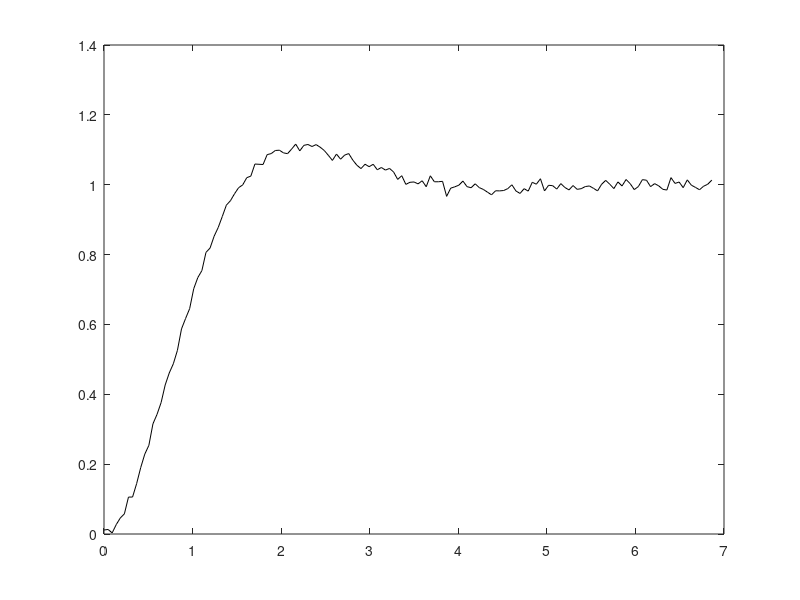

Recreate this plot in MATLAB. (Note: this script raises an error after producing the figure.)
%% Smith Segunda Ordem
close all
clear
x = load('Pontos/conjunto3.txt');

x_values = x(:,2);
y_values = x(:,1);
size = 15;
%fitted_values = fit(x_values, y_values, 'poly9');
%plot(fitted_values, x_values, y_values);
plot(x_values, y_values, 'Color', 'k');

n = numel(y_values);
points_per_slice = floor(n/size);

y_medium = ones(size,1);
for i = 1:size
    y_medium(i) = median(y_values((i-1)* points_per_slice+1:points_per_slice*i));
end

avg_diff = 0;
stable_portion = numel(y_medium);

% Checks for stable region
for i = numel(y_medium):-1:2
    avg_diff = y_medium(i) - y_medium(i-1);
    if avg_diff<=(0.01*y_medium(size))
        stable_portion = i;
    else 
        break;
    end
end


y1 = 0.2*y_medium(stable_portion);
y2 = 0.6*y_medium(stable_portion);

for i=1:numel(y_values)
    if y1<y_values(i)
        break;
    end
end

t1 = x_values(i);

for i=1:numel(y_values)
    if y2<y_values(i)
        break;
    end
end

t2 = x_values(i);


t1/t2 % Razão de checagem do gráfico

tau = 0.33;
csi = 0.5;
tau1 = tau*csi + tau*sqrt(csi*csi -1);
tau2 = tau*csi - tau*sqrt(csi*csi -1);

hold on
num = 1;
den = [tau1*tau2 (tau1+tau2) 1]
sys = tf(num, den, 'OutputDelay', 0.6);
step(y_medium(stable_portion)*sys);
xlim([0 7])
title('Identificação por Smith')